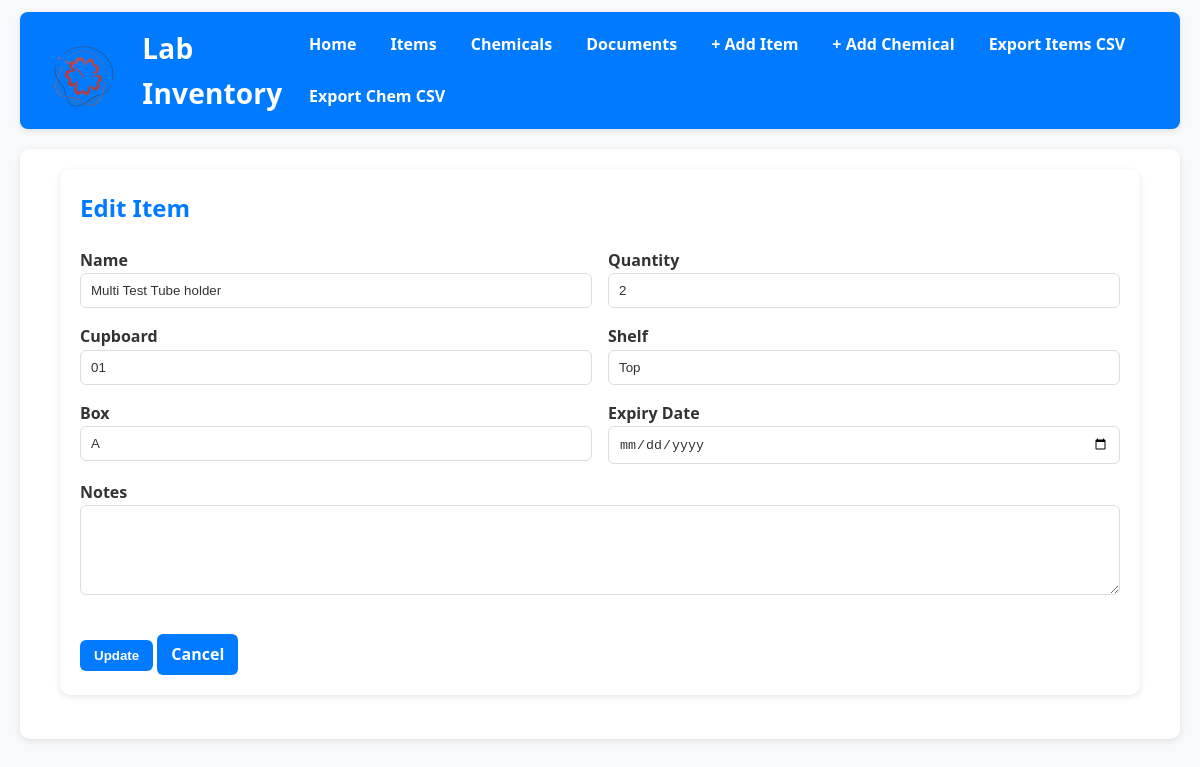
Page /edit/2 on the committed database.
### app.py (models this page shows, shortened)
class Item(db.Model):
    id = db.Column(db.Integer, primary_key=True)
    name = db.Column(db.String(100), nullable=False)
    quantity = db.Column(db.Integer, nullable=False)
    cupboard = db.Column(db.String(50), nullable=False)
    shelf = db.Column(db.String(50))
    box = db.Column(db.String(50))
    expiry_date = db.Column(db.String(20))
    notes = db.Column(db.String(200))

### app.py (the view, shortened to what this page needs)
@app.route('/edit/<int:item_id>', methods=['GET', 'POST'])
def edit_item(item_id):
    item = Item.query.get_or_404(item_id)
    return render_template('edit_item.html', item=item)

### templates/edit_item.html
{% extends "base.html" %}
{% block content %}
<div class="container">
    <h2 style="margin-bottom: 20px; color:#007bff;">Edit Item</h2>
    <form method="POST" class="form-grid">
        <label>Name<br>
            <input type="text" name="name" value="{{ item.name }}" required>
        </label>
        <label>Quantity<br>
            <input type="number" name="quantity" value="{{ item.quantity }}" required min="0">
        </label>
        <label>Cupboard<br>
            <input type="text" name="cupboard" value="{{ item.cupboard }}" required>
        </label>
        <label>Shelf<br>
            <input type="text" name="shelf" value="{{ item.shelf }}">
        </label>
        <label>Box<br>
            <input type="text" name="box" value="{{ item.box }}">
        </label>
        <label>Expiry Date<br>
            <input type="date" name="expiry_date" value="{{ item.expiry_date }}">
        </label>
        <label style="grid-column: 1 / -1;">Notes<br>
            <textarea name="notes" rows="3">{{ item.notes }}</textarea>
        </label>
        <div style="grid-column: 1 / -1; margin-top: 15px;">
            <button class="btn" type="submit">Update</button>
            <a class="btn" href="{{ url_for('index') }}">Cancel</a>
        </div>
    </form>
</div>
{% endblock %}

### static/style.css (style rules this page uses)
:root { --blue: #007bff; --blue-dark: #0056b3; --green: #28a745; --green-dark: #218838; --red: #dc3545; --red-dark: #c82333; --text: #333; --muted: #6b7280; --bg: #f8f9fa; --card: #ffffff; --border: #ddd; --shadow: 0 2px 6px rgba(0,0,0,0.1); }
* { margin: 0; padding: 0; box-sizing: border-box; }
html, body { font-family: "Segoe UI", Tahoma, Geneva, Verdana, sans-serif; background: var(--bg); color: var(--text); line-height: 1.6; }
.container { background: var(--card); padding: 20px; margin: 0 20px 24px; border-radius: 10px; box-shadow: var(--shadow); }
.btn, button { display: inline-block; padding: 8px 14px; background: var(--blue); color: #fff; border: none; border-radius: 6px; text-decoration: none; font-weight: 600; cursor: pointer; transition: background .2s ease, color .2s ease, opacity .2s ease; }
input, select, textarea { width: 100%; padding: 9px 10px; border: 1px solid var(--border); border-radius: 6px; background: #fff; color: var(--text); transition: border .2s ease, box-shadow .2s ease; }
.form-grid { display: grid; grid-template-columns: 1fr 1fr; gap: 14px 18px; }
.form-grid label { font-weight: 600; color: #333; display: block; }
.form-grid textarea { min-height: 90px; resize: vertical; }
.form-grid { display: grid; grid-template-columns: 1fr 1fr; gap: 1rem; }

### rows in the picture
Item: name "Multi Test Tube holder", quantity "2", cupboard "01", shelf "Top", box "A"
